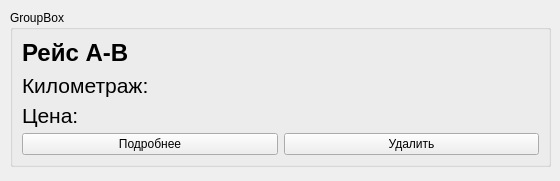
<?xml version="1.0" encoding="UTF-8"?>
<ui version="4.0">
 <class>flightWidget</class>
 <widget class="QWidget" name="flightWidget">
  <property name="geometry">
   <rect>
    <x>0</x>
    <y>0</y>
    <width>560</width>
    <height>181</height>
   </rect>
  </property>
  <property name="windowTitle">
   <string>Form</string>
  </property>
  <widget class="QGroupBox" name="groupBox">
   <property name="geometry">
    <rect>
     <x>10</x>
     <y>10</y>
     <width>541</width>
     <height>157</height>
    </rect>
   </property>
   <property name="sizePolicy">
    <sizepolicy hsizetype="Preferred" vsizetype="Fixed">
     <horstretch>0</horstretch>
     <verstretch>0</verstretch>
    </sizepolicy>
   </property>
   <property name="title">
    <string>GroupBox</string>
   </property>
   <layout class="QVBoxLayout" name="verticalLayout_2">
    <item>
     <widget class="QLabel" name="flightNameWidget">
      <property name="font">
       <font>
        <pointsize>18</pointsize>
        <weight>75</weight>
        <bold>true</bold>
       </font>
      </property>
      <property name="text">
       <string>Рейс A-B</string>
      </property>
     </widget>
    </item>
    <item>
     <layout class="QVBoxLayout" name="verticalLayout">
      <item>
       <widget class="QLabel" name="mileageWidget">
        <property name="font">
         <font>
          <pointsize>16</pointsize>
         </font>
        </property>
        <property name="text">
         <string>Километраж: </string>
        </property>
       </widget>
      </item>
      <item>
       <widget class="QLabel" name="priceWidget">
        <property name="font">
         <font>
          <pointsize>16</pointsize>
         </font>
        </property>
        <property name="text">
         <string>Цена:</string>
        </property>
       </widget>
      </item>
     </layout>
    </item>
    <item>
     <layout class="QHBoxLayout" name="horizontalLayout">
      <item>
       <widget class="QPushButton" name="moreBtnWidget">
        <property name="text">
         <string>Подробнее</string>
        </property>
       </widget>
      </item>
      <item>
       <widget class="QPushButton" name="deleteWidget">
        <property name="text">
         <string>Удалить</string>
        </property>
       </widget>
      </item>
     </layout>
    </item>
   </layout>
  </widget>
 </widget>
 <resources/>
 <connections/>
</ui>
